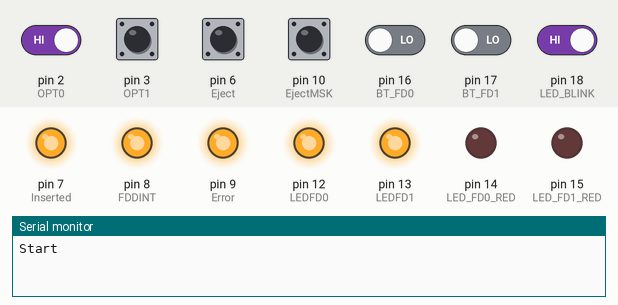
Simulated run of this sketch. Board: Arduino Uno, built with avr-gcc and run on an emulated ATmega328P. Shown: output pins drawn as LEDs (lit = HIGH), the last lines printed to the serial monitor. Dashed ring = blinking. The test bench sets the inputs (shaded band); at power-on: pin 2 (OPT0), pin 3 (OPT1), pin 6 (Eject), pin 10 (EjectMSK), pin 18 (LED_BLINK) HIGH, pin 16 (BT_FD0), pin 17 (BT_FD1) LOW.

Above: at 1.2 s.
1.3 s: pin 16 (BT_FD0) driven HIGH
At 1.8 s:
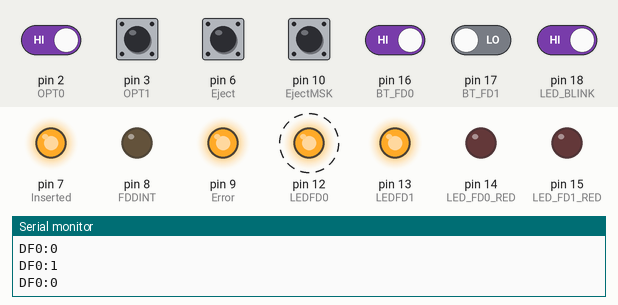
4.3 s: pin 17 (BT_FD1) driven HIGH
At 5.1 s:
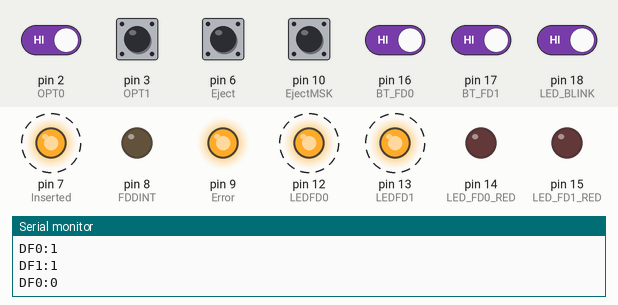
7.3 s: pin 18 (LED_BLINK) driven LOW
At 8.32 s:
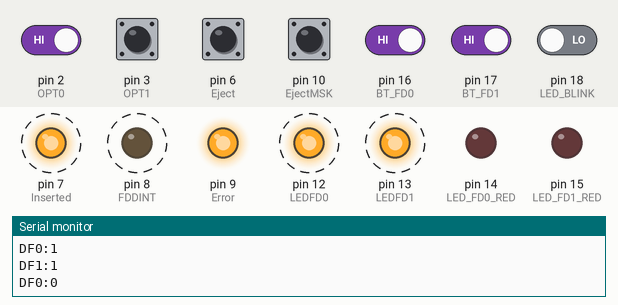
10.3 s: pin 16 (BT_FD0) driven LOW
At 10.89 s:
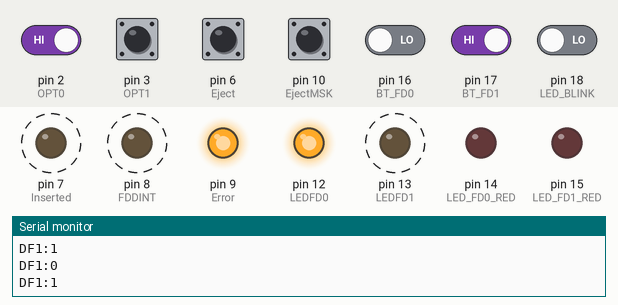
13.3 s: pin 17 (BT_FD1) driven LOW
At 14.6 s:
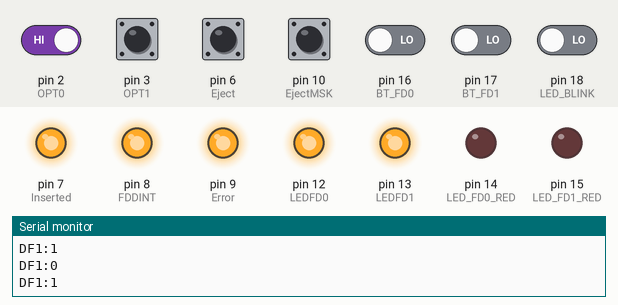
14.9 s: pin 2 (OPT0) driven LOW
At 15.3 s:
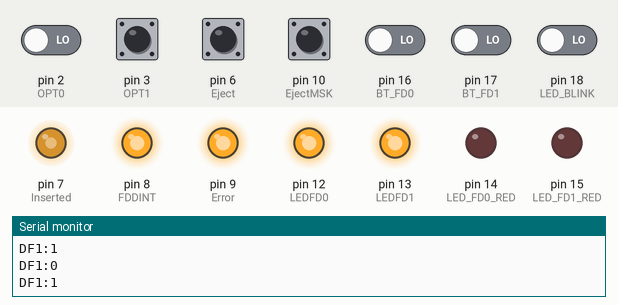
Timing chart, 0 to 17.4 s (numbered marks = the images above; inputs shaded):
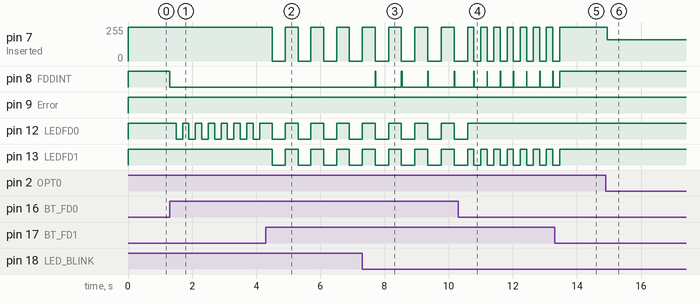

The sketch:

X68kfdPico1_1.ino
```cpp
/*
 * X68KFDINO - External FD adapter for Sharp X68000
 * by Andrea Ottaviani june 2023
 *
 *

 v.1.1 - improved signal checks

Access/Write strobe :

/OPTION_SEL_X : "Chip select" for the extra functions of drive DSX (X: 0-3)

Input / functions signals :

/EJECT_FUNC : If this signal is low when OPTION_SEL_X is asserted, the disk will be ejected.
/LOCK_FUNC (Eject MSK?): If this signal is low when OPTION_SEL_X is asserted, the disk will be locked (eject button off). If this signal is high when OPTION_SEL_X is asserted the disk will be unlocked (eject button on).
/BLINK_FUNC : If this signal is low when OPTION_SEL_X is asserted, the LED blink. If this signal is high when OPTION_SEL_X is asserted, the LED stop blinking.

Output signals (drive status):

/DISK_IN_DRIVE : when OPTION_SEL_X is asserted : Low = a disk in the drive. High = No disk.
/INSERT_FAULT : when OPTION_SEL_X is asserted : Low = a disk insert failure occured . High = No problem. This status is cleared at the rising edge of OPTION_SEL_X.

Output signal (Interrupt line):

/INT : Interrupt line : This signal is activated at each disk status change (inserted/ejected). The interrupt is cleared at the rising edge of /OPTION_SEL_X. (Note : more than one drive can activate this line in the same time -> Softwares scan all disk drive at each /INT assertion).

Note 1: For proper operation all output should be able to drive 5/150=33mA since 150 ohms pull-up are used.
Note 2: The X68000 /OPTION_SEL_X assertion duration is ~2.5us per access. This can depend of the software, the CPU speed.
 */


//Cablage
#define OPT0                2  // Set D2 as OPT0 Read strobe
#define OPT1                3  // Set D3 as OPT1 Read strobe
#define OPT2                4  // Set D4 as OPT2 Read strobe
#define OPT3                5  // Set D5 as OPT3 Read strobe
#define Eject               6  // Set D6 as Eject Read strobe
#define Inserted            7  // Set D7 as Inserted Read strobe
#define FDDINT              8  // Set D8 as FD Interrupt Read strobe
#define Error               9  // Set D9 as Error Read strobe
#define EjectMSK           10  // Set D10 as EjectMSK Read strobe
#define Motor              11  // Set D11 as Motor Read strobe
#define LEDFD0             12  // Set D12 as LED FD0 output (Green LED)
#define LEDFD1             13  // Set D13 as LED FD1 output (Green LED)
#define LED_FD0_RED        14  // Set D14 as LED FD0 output (Red LED)
#define LED_FD1_RED        15  // Set D15 as LED FD1 output (Red LED)
#define BT_FD0             16  // Set D16 as Button FD0 Read strobe
#define BT_FD1             17  // Set D17 as Button FD1 Read strobe
#define LED_BLINK          18  // Set A0 as LED (Blink) output


void setup() {
  // put your setup code here, to run once:
  // initialize digital pin 13 as an output.
  pinMode(OPT0, INPUT);
  pinMode(OPT1, INPUT);
  pinMode(OPT2, INPUT);
  pinMode(OPT3, INPUT);
  pinMode(Eject, INPUT);
  pinMode(BT_FD0, INPUT);
  pinMode(BT_FD1, INPUT);
  pinMode(LED_BLINK, INPUT); // Blink
  pinMode(EjectMSK, INPUT); // LOCK (Red led)
  pinMode(Motor, INPUT); //
  pinMode(Inserted, OUTPUT);
  pinMode(Error, OUTPUT);
  pinMode(FDDINT, OUTPUT);
  pinMode(LEDFD0, OUTPUT);
  pinMode(LEDFD1, OUTPUT);
  pinMode(LED_FD0_RED, OUTPUT); // used for LED LOCK, Red light
  pinMode(LED_FD1_RED, OUTPUT); // used for LED LOCK, Red light

  Serial.begin(115200);

}

void loop() {
  unsigned char DF0=1; // 0=eject, 1=insert, 2=lock, 3=blink
  unsigned char DF1=1; // 0=eject, 1=insert, 2=lock, 3=blink
  unsigned char bitBlink=0;
  unsigned short int BlinkCounter=0;

  // put your main code here, to run repeatedly:
 Serial.println("Start");
     digitalWrite(Inserted,HIGH);
  while(1) {

    BlinkCounter++;
    if (BlinkCounter>=29999) BlinkCounter=0;

    if (digitalRead(BT_FD0)) {
      digitalWrite(FDDINT,LOW);
       if (DF0==1) {
        DF0=0;
       } else {
        bitBlink=0;
        DF0=1;
         }
    Serial.print("DF0:");Serial.println(DF0);
    delay(200);
    }

  if (digitalRead(BT_FD1)) {
      digitalWrite(FDDINT,LOW);
        if (DF1==1) {
        DF1=0;
        } else {
        bitBlink=0;
        DF1=1;
       }
    Serial.print("DF1:");Serial.println(DF1);
    delay(200);
    }

  if (!digitalReadFast(LED_BLINK)) {
       bitBlink=1;
     // Serial.print("Led Blink");
      }

  if (!digitalReadFast(OPT0)) {

    if (!digitalReadFast(Eject)) {   // era Eject
       DF0=0;
    //   digitalWriteFast(FDDINT,LOW);   // ERA LOW
      // Serial.println("Ej 0-");
    }
    if (!DF0) {
      //  digitalWriteFast(Inserted,HIGH);  // for TT!!
      } else {
        digitalWriteFast(Inserted,LOW);
         digitalWriteFast(Error,HIGH);
         digitalWriteFast(FDDINT,HIGH);  // not remove!! era HIGH
      }

    if (!digitalReadFast(EjectMSK)) {
      digitalWriteFast(LED_FD0_RED,HIGH);
      digitalWriteFast(LEDFD0,LOW);
      // Serial.print("EjMSK 0-");
      } else {
      digitalWriteFast(LED_FD0_RED,LOW);
    }


 }  // opt 0

 if (!digitalReadFast(OPT1)) {
    if (!(digitalReadFast(Eject))) { // era eject
     DF1=0;
     //digitalWriteFast(FDDINT,LOW);
     //Serial.println("Ej 1-");
    }

   if (!DF1) {
      //  digitalWriteFast(Inserted,HIGH);  // for TT!!
      } else {
        digitalWriteFast(Inserted,LOW);
         digitalWriteFast(Error,HIGH);
         digitalWriteFast(FDDINT,HIGH);  // not remove!! era HIGH
      }

    if (!digitalReadFast(EjectMSK)) {
      digitalWriteFast(LED_FD1_RED,HIGH);
      digitalWriteFast(LEDFD1,LOW);
     //Serial.print("EjMSK 1-");
      } else {
      digitalWriteFast(LED_FD1_RED,LOW);
    }

     digitalWrite(FDDINT,HIGH);

  } //opt1

  if (!DF0) {
        digitalWriteFast(LEDFD0,LOW);
        digitalWriteFast(Inserted,LOW);  // for TT!!
        digitalWriteFast(FDDINT,HIGH);  // not remove!! era HIGH
      } else {
        digitalWriteFast(LEDFD0,HIGH);
        digitalWriteFast(Inserted,HIGH);
        digitalWriteFast(Error,HIGH);
        digitalWriteFast(FDDINT,HIGH);  // not remove!! era HIGH
      }
  if (!DF1) {
        digitalWriteFast(LEDFD1,LOW);
        digitalWriteFast(Inserted,LOW);  // for TT!!
        digitalWriteFast(FDDINT,HIGH);  // not remove!! era HIGH
    } else {
         digitalWriteFast(LEDFD1,HIGH);
        digitalWriteFast(Inserted,HIGH);
        digitalWriteFast(Error,HIGH);
        digitalWriteFast(FDDINT,HIGH);  // not remove!! era HIGH
      }

  if (bitBlink==1) {
    if (!DF0) {
      // Serial.print("b0"); // do not remove, needed for timing
       delay(10);
      if (BlinkCounter>=3000) {
        digitalWriteFast(LEDFD0,LOW);
      } else {
        digitalWriteFast(LEDFD0,HIGH);
      }
    }
    if (!DF1) {
      //Serial.print("b1"); // do not remove, needed for timing
       delay(10);
    if (BlinkCounter>=3000) {
        digitalWriteFast(LEDFD1,LOW);
      } else {
        digitalWriteFast(LEDFD1,HIGH);
      }
    }
  }

 } //while

}
```

Measured:
- after the input at 1.3 s, pin 8 (FDDINT): HIGH → LOW at once; pin 12 (LEDFD0): alternates HIGH for 0.20 s and LOW for 0.20 s, starting after 0.20 s
- after the input at 4.3 s, pin 7 (Inserted): alternates 255/255 for 0.40 s and 0/255 for 0.40 s, starting after 0.20 s; pin 12 (LEDFD0), pin 13 (LEDFD1): alternates HIGH for 0.40 s and LOW for 0.40 s, starting after 0.20 s
- after the input at 7.3 s, pin 8 (FDDINT): alternates HIGH for 0.02 s and LOW for 0.80 s, starting after 0.41 s
- after the input at 10.3 s, pin 7 (Inserted): alternates 255/255 for 0.20 s and 0/255 for 0.21 s, starting after 0.49 s; pin 8 (FDDINT): alternates HIGH for 0.01 s and LOW for 0.40 s, starting after 0.49 s; pin 12 (LEDFD0): goes on until 10.6 s, then stays HIGH; pin 13 (LEDFD1): alternates HIGH for 0.20 s and LOW for 0.21 s, starting after 0.49 s
- after the input at 13.3 s, pin 7 (Inserted): goes on until 13.5 s, then stays 255/255; pin 13 (LEDFD1): goes on until 13.5 s, then stays HIGH
- after the input at 14.9 s, pin 7 (Inserted): 255/255 → 160/255 at once
